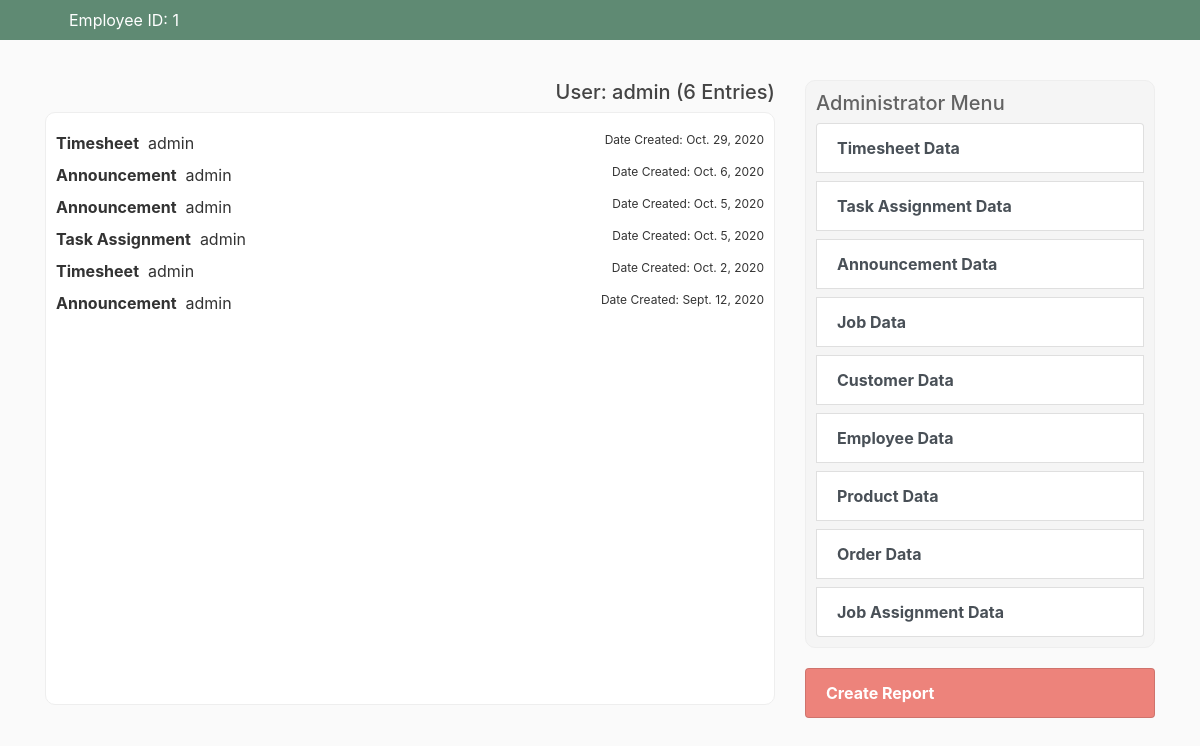
Screenshot of /user/admin with the database file from the repository.
### blog/models.py (models this page shows, shortened)
class Post(models.Model):
    title = models.CharField(max_length=100)
    content = models.TextField(null=True)
    content_projectNum = models.FloatField(default=1234.21)
    content_timeStart = models.TimeField(default='01:00')
    content_timeEnd = models.TimeField(default='01:00')
    content_totalHours = models.FloatField(default=0.15)
    content_userID = models.CharField(max_length=100)
    date_posted = models.DateTimeField(default=timezone.localtime)
    author = models.ForeignKey(User, on_delete=models.CASCADE)
    likes = models.ManyToManyField(User, related_name='blog_posts_likes')
    dislikes = models.ManyToManyField(User, related_name='blog_posts_dislikes')

### blog/views.py (the view)
# urls.py: path('user/<str:username>', UserPostListView.as_view(), name='user-posts'),
class UserPostListView(ListView):
    model = Post
    template_name = 'blog/user_posts.html'
    context_object_name = 'posts'
    ordering = ['-date_posted']
    paginate_by = 10
    def get_queryset(self):
        user = get_object_or_404(User, username=self.kwargs.get('username'))
        return Post.objects.filter(author=user).order_by('-date_posted')

### blog/context_processors.py (called while the page is built, shortened)
def connection_init():
    connection = pyodbc.connect(driver='ODBC Driver 17 for SQL Server', server='172.26.54.36', database='CyltexDB', trusted_connection='no', uid='test', password='testPass!@123')
    return connection

def connection_cursor_init(connection):
    cursor = connection.cursor()
    return cursor

def connection_query(connection, cursor, str):
    iterator = cursor.execute(str)
    result = iterator.fetchall()
    return result

def close_connections(connection, cursor):
    cursor.close()
    connection.rollback()

def SQL_get_all_employee_id():
    str = "SELECT * FROM Employee Where Emp_Status_ID != 2"
    conn = connection_init()
    cursor = connection_cursor_init(conn)
    query = connection_query(conn, cursor, str)
    close_connections(conn, cursor)
    return query

def empid_processor(request):
    context = {}
    emps = SQL_get_all_employee_id()
    if 'global_id' in request.session:
        global_id = request.session['global_id']
        context.update({
            'test': global_id,
            'emp_id': global_id,
            'emps': emps,
        })
    else:
        request.session['global_id'] = 1
        global_id = request.session['global_id']
        context.update({
            'test': global_id,
            'emp_id': global_id,
            'emps': emps,
        })
    context.update({
            'emps': emps,
        })
    return context

### blog/templates/blog/user_posts.html (shortened to what this page needs)
{% extends "blog/base.html" %}
{% block content %}
	<h5 class="mb-2" style="text-align: right;">User: {{ view.kwargs.username }} ({{ page_obj.paginator.count }} Entries)</h5>
	<article class="content-section-side shadow_effect_only" style="height: 93%;"
			onmouseover="$('.btn_posts').css('opacity','1.0'); $('.btn_posts').addClass('show');"
			onmouseout="$('.btn_posts').css('opacity','1.0'); $('.btn_posts').removeClass('show');">
		<div class="d-flex ml-1">
		</div>
		<div class="media-body">
			{% for post in posts %}
				<article class="media content-section-sub d-flex mb-2"
					onmouseover="$('.btn_posts').css('opacity','1.0'); style.cursor = 'pointer';"
					onmouseout="$('.btn_posts').css('opacity','1.0'); "
					onclick="window.location.href='{% url 'post-detail' post.id %}';">
					<b>{{post.title}}</b> &#x200B; &#x200B; &#x200B;{{post.author}} <div class="ml-auto" style="font-size: 12px;">Date Created: {{ post.date_posted|date }}</div>
				</article>
			{% endfor %}
		</div>
	</article>
{% endblock content %}

### static/blog/main.css (style rules this page uses)
body { background: #fafafa; color: #333333; margin-top: 5rem; }
h1, h2, h3, h4, h5, h6 { color: #444444; }
.content-section-side { background: #ffffff; padding: 10px 10px; border: 1px solid #EEEEEE; border-radius: 10px; margin-bottom: 20px; }

### rows the page displays
Post: title "Timesheet", author "admin", date_posted "Oct. 29, 2020"
Post: title "Announcement", author "admin", date_posted "Oct. 6, 2020"
Post: title "Announcement", author "admin", date_posted "Oct. 5, 2020"
Post: title "Task Assignment", author "admin", date_posted "Oct. 5, 2020"
Post: title "Timesheet", author "admin", date_posted "Oct. 2, 2020"
Post: title "Announcement", author "admin", date_posted "Sept. 12, 2020"

### other values shown
{{ emp_id }} "1"
{{ view.kwargs.username }} "admin"
{{ page_obj.paginator.count }} "6"
